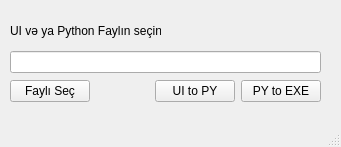
<?xml version="1.0" encoding="UTF-8"?>
<ui version="4.0">
 <class>MainWindow</class>
 <widget class="QMainWindow" name="MainWindow">
  <property name="geometry">
   <rect>
    <x>0</x>
    <y>0</y>
    <width>341</width>
    <height>147</height>
   </rect>
  </property>
  <property name="windowTitle">
   <string>MainWindow</string>
  </property>
  <widget class="QWidget" name="centralwidget">
   <widget class="QLabel" name="label">
    <property name="geometry">
     <rect>
      <x>10</x>
      <y>20</y>
      <width>151</width>
      <height>21</height>
     </rect>
    </property>
    <property name="text">
     <string>UI və ya Python Faylın seçin:</string>
    </property>
   </widget>
   <widget class="QWidget" name="verticalLayoutWidget">
    <property name="geometry">
     <rect>
      <x>10</x>
      <y>50</y>
      <width>311</width>
      <height>53</height>
     </rect>
    </property>
    <layout class="QVBoxLayout" name="verticalLayout_2">
     <item>
      <widget class="QLineEdit" name="gosterge">
       <property name="readOnly">
        <bool>true</bool>
       </property>
      </widget>
     </item>
     <item>
      <layout class="QHBoxLayout" name="horizontalLayout">
       <item>
        <widget class="QPushButton" name="selectButton">
         <property name="text">
          <string>Faylı Seç</string>
         </property>
        </widget>
       </item>
       <item>
        <spacer name="horizontalSpacer">
         <property name="orientation">
          <enum>Qt::Horizontal</enum>
         </property>
         <property name="sizeHint" stdset="0">
          <size>
           <width>40</width>
           <height>20</height>
          </size>
         </property>
        </spacer>
       </item>
       <item>
        <widget class="QPushButton" name="uitopyButton">
         <property name="text">
          <string>UI to PY</string>
         </property>
        </widget>
       </item>
       <item>
        <widget class="QPushButton" name="pytoexeButton">
         <property name="text">
          <string>PY to EXE</string>
         </property>
        </widget>
       </item>
      </layout>
     </item>
    </layout>
   </widget>
  </widget>
  <widget class="QStatusBar" name="statusbar"/>
  <action name="actionHakk_nda">
   <property name="text">
    <string>Hakkında</string>
   </property>
  </action>
 </widget>
 <resources/>
 <connections/>
</ui>
